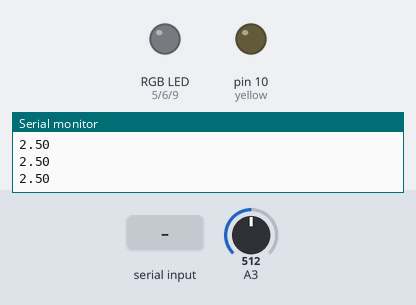
Simulated run of this sketch. Board: Arduino Uno, built with avr-gcc and run on an emulated ATmega328P. Shown: an RGB LED mixed from three pins (HIGH = lit), output pins drawn as LEDs (lit = HIGH), the last lines printed to the serial monitor. The test bench sets the inputs (shaded band); at power-on: A3 = 512.

Above: at 1.2 s.
1.3 s: "r" received over Serial
At 1.7 s:
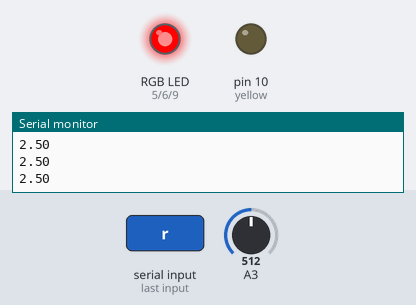
2.8 s: "g" received over Serial
At 3.5 s:
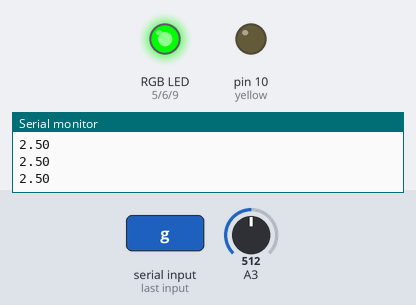
4.3 s: "b" received over Serial
At 5.3 s:
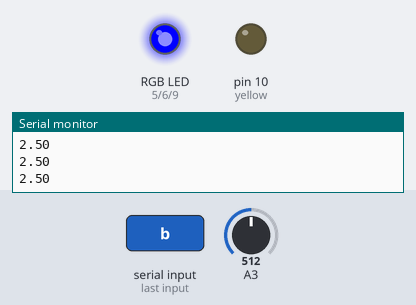
5.8 s: "y" received over Serial
At 7.1 s:
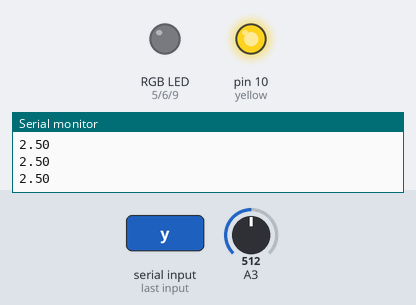
Timing chart, 0 to 8.3 s (numbered marks = the images above; inputs shaded):
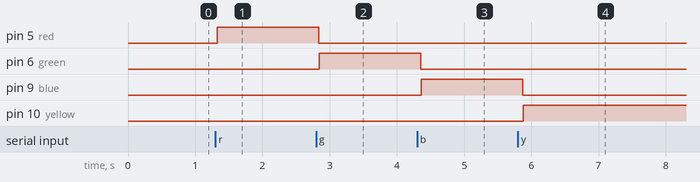

Measured:
- after the input at 1.3 s, pin 5 (red): LOW → HIGH at once
- after the input at 2.8 s, pin 5 (red): HIGH → LOW at once; pin 6 (green): LOW → HIGH after 0.05 s
- after the input at 4.3 s, pin 6 (green): HIGH → LOW after 0.05 s; pin 9 (blue): LOW → HIGH after 0.06 s
- after the input at 5.8 s, pin 9 (blue): HIGH → LOW after 0.07 s; pin 10 (yellow): LOW → HIGH after 0.08 s

The sketch:

LED_rgby_drive.ino
```cpp
//
int green = 6;
int red = 5;
int yellow =10;
int blue = 9;


void close_all_leds()               //Function to turn off all Leds
{
  digitalWrite(red, LOW);
  digitalWrite(green, LOW);
  digitalWrite(blue, LOW);
  digitalWrite(yellow, LOW);
  delay(10);
}
void disable_driver()               //Function to close Led Driver
{
  digitalWrite(red, LOW);
  digitalWrite(green, LOW);
  digitalWrite(blue, LOW);
  digitalWrite(yellow, LOW);
  delay(10);
}


void setup() {
  Serial.begin(57600);
  pinMode(red, OUTPUT);
  pinMode(green, OUTPUT);
  pinMode(blue, OUTPUT);
  pinMode(yellow, OUTPUT);
  pinMode(A3, INPUT);
  disable_driver();
  while (!Serial) {}
  Serial.println("Serial Communication is established");
}

void loop() {
  float volt;
  if (Serial.available() > 0) {
    int val = Serial.read();
    Serial.println(val);
    if (val == 'r') {                  //4 On
      close_all_leds();
      Serial.println("Red is on");
      digitalWrite(red, HIGH);
    }
    else if (val == 'g') {             //5 On
      close_all_leds();
      Serial.println("Green is on");
      digitalWrite(green, HIGH);
    }
    else if (val == 'b') {             //6 On
      close_all_leds();
      Serial.println("Blue is on");
      digitalWrite(blue, HIGH);
    }
    else if (val == 'y') {              //7 On
      close_all_leds();
      Serial.println("Yellow is on");
      digitalWrite(yellow, HIGH);
    }
    else if (val == 'c') {            //All OFF
      Serial.println("All leds are off");
      close_all_leds();
    }
    else if (val == 'd') {            //All ON
      Serial.println("Driver is off");
      disable_driver();
    }
  }
  float x = analogRead(A3); //Reads the analog value on pin A3 into x
  //Serial.print("Analog Value: ");
  volt= (x/1023.0)*5.0;
  //Serial.println(x);
  Serial.println(volt);


  delay(100);
}
```
